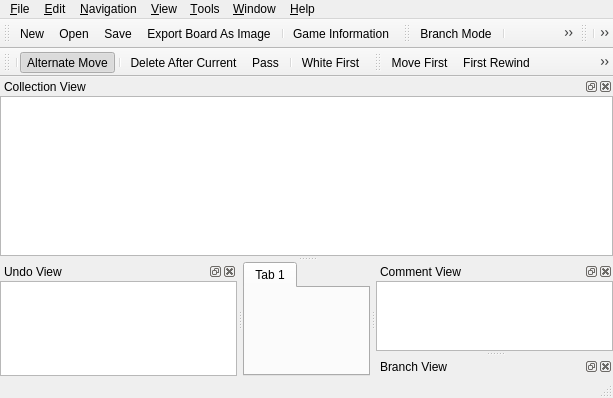
<?xml version="1.0" encoding="UTF-8"?>
<ui version="4.0">
 <class>MainWindow</class>
 <widget class="QMainWindow" name="MainWindow">
  <property name="geometry">
   <rect>
    <x>0</x>
    <y>0</y>
    <width>613</width>
    <height>398</height>
   </rect>
  </property>
  <property name="windowTitle">
   <string>mugo</string>
  </property>
  <property name="windowIcon">
   <iconset resource="mugo.qrc">
    <normaloff>:/pics/mugo.png</normaloff>:/pics/mugo.png</iconset>
  </property>
  <widget class="QWidget" name="centralWidget">
   <layout class="QHBoxLayout" name="horizontalLayout">
    <property name="margin">
     <number>0</number>
    </property>
    <item>
     <widget class="QTabWidget" name="boardTabWidget">
      <widget class="QWidget" name="tab">
       <attribute name="title">
        <string>Tab 1</string>
       </attribute>
      </widget>
     </widget>
    </item>
   </layout>
  </widget>
  <widget class="QMenuBar" name="menuBar">
   <property name="geometry">
    <rect>
     <x>0</x>
     <y>0</y>
     <width>613</width>
     <height>25</height>
    </rect>
   </property>
   <widget class="QMenu" name="menuFile">
    <property name="title">
     <string>&amp;File</string>
    </property>
    <widget class="QMenu" name="menuReload">
     <property name="title">
      <string>Reload</string>
     </property>
     <property name="icon">
      <iconset resource="mugo.qrc">
       <normaloff>:/res/reload.png</normaloff>:/res/reload.png</iconset>
     </property>
     <addaction name="actionEncodingUTF8"/>
     <addaction name="separator"/>
     <addaction name="actionEncodingISO8859_1"/>
     <addaction name="actionEncodingISO8859_15"/>
     <addaction name="actionEncodingWindows_1252"/>
     <addaction name="actionEncodingISO8859_14"/>
     <addaction name="actionEncodingISO8859_7"/>
     <addaction name="actionEncodingWindows_1253"/>
     <addaction name="actionEncodingISO8859_10"/>
     <addaction name="actionEncodingISO8859_3"/>
     <addaction name="separator"/>
     <addaction name="actionEncodingISO8859_4"/>
     <addaction name="actionEncodingISO8859_13"/>
     <addaction name="actionEncodingWindows_1257"/>
     <addaction name="actionEncodingISO8859_2"/>
     <addaction name="actionEncodingWindows_1250"/>
     <addaction name="actionEncodingISO8859_5"/>
     <addaction name="actionEncodingWindows_1251"/>
     <addaction name="actionEncodingKoi8_R"/>
     <addaction name="actionEncodingKoi8_U"/>
     <addaction name="actionEncodingISO8859_16"/>
     <addaction name="separator"/>
     <addaction name="actionEncodingISO8859_11"/>
     <addaction name="actionEncodingISO8859_9"/>
     <addaction name="actionEncodingWindows_1254"/>
     <addaction name="actionEncodingWindows_1258"/>
     <addaction name="separator"/>
     <addaction name="actionEncodingISO8859_6"/>
     <addaction name="actionEncodingWindows_1256"/>
     <addaction name="actionEncodingWindows_1255"/>
     <addaction name="actionEncodingISO8859_8"/>
     <addaction name="separator"/>
     <addaction name="actionEncodingGB2312"/>
     <addaction name="actionEncodingBig5"/>
     <addaction name="separator"/>
     <addaction name="actionEncodingKorean"/>
     <addaction name="separator"/>
     <addaction name="actionEncodingShiftJIS"/>
     <addaction name="actionEncodingJIS"/>
     <addaction name="actionEncodingEucJP"/>
    </widget>
    <widget class="QMenu" name="menuCollection">
     <property name="title">
      <string>Collection</string>
     </property>
     <addaction name="actionCollectionImport"/>
     <addaction name="actionCollectionExtract"/>
    </widget>
    <widget class="QMenu" name="menuRecentFiles">
     <property name="title">
      <string>Recent Files</string>
     </property>
    </widget>
    <addaction name="actionNew"/>
    <addaction name="actionOpen"/>
    <addaction name="menuReload"/>
    <addaction name="actionOpenURL"/>
    <addaction name="separator"/>
    <addaction name="actionCloseTab"/>
    <addaction name="actionCloseAllTabs"/>
    <addaction name="separator"/>
    <addaction name="actionSave"/>
    <addaction name="actionSaveAs"/>
    <addaction name="separator"/>
    <addaction name="actionExportBoardAsImage"/>
    <addaction name="actionExportAsciiToClipboard"/>
    <addaction name="separator"/>
    <addaction name="menuCollection"/>
    <addaction name="separator"/>
    <addaction name="actionPrint"/>
    <addaction name="separator"/>
    <addaction name="menuRecentFiles"/>
    <addaction name="separator"/>
    <addaction name="actionExit"/>
   </widget>
   <widget class="QMenu" name="menuHelp">
    <property name="title">
     <string>&amp;Help</string>
    </property>
    <addaction name="actionAbuot"/>
    <addaction name="actionAboutQt"/>
   </widget>
   <widget class="QMenu" name="menuWindow">
    <property name="title">
     <string>&amp;Window</string>
    </property>
    <widget class="QMenu" name="menuToolbars">
     <property name="title">
      <string>&amp;Toolbars</string>
     </property>
    </widget>
    <addaction name="menuToolbars"/>
    <addaction name="actionPreviousTab"/>
    <addaction name="actionNextTab"/>
    <addaction name="separator"/>
   </widget>
   <widget class="QMenu" name="menuEdit">
    <property name="title">
     <string>&amp;Edit</string>
    </property>
    <widget class="QMenu" name="menuAnnotation">
     <property name="title">
      <string>Annotation</string>
     </property>
     <addaction name="actionHotspot"/>
    </widget>
    <widget class="QMenu" name="menuMove_Annotation">
     <property name="title">
      <string>Move Annotation</string>
     </property>
     <addaction name="actionNoMoveAnnotation"/>
     <addaction name="separator"/>
     <addaction name="actionGoodMove"/>
     <addaction name="actionVeryGoodMove"/>
     <addaction name="actionBadMove"/>
     <addaction name="actionVeryBadMove"/>
     <addaction name="actionDoubtfulMove"/>
     <addaction name="actionInterestingMove"/>
    </widget>
    <widget class="QMenu" name="menuNode_Annotation">
     <property name="title">
      <string>Node Annotation</string>
     </property>
     <addaction name="actionNoNodeAnnotation"/>
     <addaction name="separator"/>
     <addaction name="actionEven"/>
     <addaction name="actionGoodForBlack"/>
     <addaction name="actionVeryGoodForBlack"/>
     <addaction name="actionGoodForWhite"/>
     <addaction name="actionVeryGoodForWhite"/>
     <addaction name="actionUnclear"/>
    </widget>
    <widget class="QMenu" name="menuMove_Number">
     <property name="title">
      <string>Move Number</string>
     </property>
     <addaction name="actionSetMoveNumber"/>
     <addaction name="actionUnsetMoveNumber"/>
    </widget>
    <widget class="QMenu" name="menuStonesAndMarkers">
     <property name="title">
      <string>Stones &amp;&amp; Markers</string>
     </property>
     <addaction name="actionAddBlackStone"/>
     <addaction name="actionAddWhiteStone"/>
     <addaction name="actionAddEmpty"/>
     <addaction name="separator"/>
     <addaction name="actionAddLabel"/>
     <addaction name="actionAddLabelManually"/>
     <addaction name="actionAddCircle"/>
     <addaction name="actionAddCross"/>
     <addaction name="actionAddSquare"/>
     <addaction name="actionAddTriangle"/>
     <addaction name="separator"/>
     <addaction name="actionDeleteMarker"/>
    </widget>
    <addaction name="separator"/>
    <addaction name="actionCopySgfToClipboard"/>
    <addaction name="actionCopyCurrentBranchToClipboard"/>
    <addaction name="actionPasteSgfToNewTab"/>
    <addaction name="actionPasteSgfIntoCollection"/>
    <addaction name="separator"/>
    <addaction name="actionGameInformation"/>
    <addaction name="separator"/>
    <addaction name="actionDeleteAfterCurrent"/>
    <addaction name="actionDeleteCurrentOnly"/>
    <addaction name="actionPass"/>
    <addaction name="separator"/>
    <addaction name="actionAlternateMove"/>
    <addaction name="menuStonesAndMarkers"/>
    <addaction name="separator"/>
    <addaction name="actionEditNodeName"/>
    <addaction name="menuMove_Number"/>
    <addaction name="menuMove_Annotation"/>
    <addaction name="menuNode_Annotation"/>
    <addaction name="menuAnnotation"/>
    <addaction name="separator"/>
    <addaction name="actionWhiteFirst"/>
    <addaction name="separator"/>
    <addaction name="actionRotateSGFClockwise"/>
    <addaction name="actionFlipSgfHorizontally"/>
    <addaction name="actionFlipSgfVertically"/>
   </widget>
   <widget class="QMenu" name="menuNavigation">
    <property name="title">
     <string>&amp;Navigation</string>
    </property>
    <addaction name="actionMoveFirst"/>
    <addaction name="actionFastRewind"/>
    <addaction name="actionMovePrevious"/>
    <addaction name="actionMoveNext"/>
    <addaction name="actionFastForward"/>
    <addaction name="actionMoveLast"/>
    <addaction name="separator"/>
    <addaction name="actionBackToParent"/>
    <addaction name="actionPreviousSibling"/>
    <addaction name="actionNextSibling"/>
    <addaction name="separator"/>
    <addaction name="actionJumpToMoveNumber"/>
    <addaction name="actionJumpToClicked"/>
   </widget>
   <widget class="QMenu" name="menuView">
    <property name="title">
     <string>&amp;View</string>
    </property>
    <widget class="QMenu" name="menuMoveNumber">
     <property name="title">
      <string>Move Number</string>
     </property>
     <addaction name="actionShowMoveNumber"/>
     <addaction name="actionResetMoveNumberInBranch"/>
     <addaction name="separator"/>
     <addaction name="actionNoMoveNumber"/>
     <addaction name="actionLast1Move"/>
     <addaction name="actionLast2Moves"/>
     <addaction name="actionLast5Moves"/>
     <addaction name="actionLast10Moves"/>
     <addaction name="actionLast20Moves"/>
     <addaction name="actionLast50Moves"/>
     <addaction name="actionAllMoves"/>
    </widget>
    <widget class="QMenu" name="menuShowVariations">
     <property name="title">
      <string>Show Variations</string>
     </property>
     <addaction name="actionNoMarkup"/>
     <addaction name="actionShowChildren"/>
     <addaction name="actionShowSiblings"/>
    </widget>
    <addaction name="menuMoveNumber"/>
    <addaction name="actionBranchMode"/>
    <addaction name="separator"/>
    <addaction name="actionShowCoordinate"/>
    <addaction name="actionShowCoordinateWithI"/>
    <addaction name="actionShowMarker"/>
    <addaction name="menuShowVariations"/>
    <addaction name="separator"/>
    <addaction name="actionRotateClockwise"/>
    <addaction name="actionFlipHorizontally"/>
    <addaction name="actionFlipVertically"/>
    <addaction name="actionResetBoard"/>
   </widget>
   <widget class="QMenu" name="menuTools">
    <property name="title">
     <string>&amp;Tools</string>
    </property>
    <addaction name="actionCountTerritory"/>
    <addaction name="actionEstimateScore"/>
    <addaction name="actionPlayWithComputer"/>
    <addaction name="separator"/>
    <addaction name="actionAutomaticReplay"/>
    <addaction name="actionTutorBothSides"/>
    <addaction name="actionTutorOneSide"/>
    <addaction name="separator"/>
    <addaction name="actionPlaySound"/>
    <addaction name="separator"/>
    <addaction name="actionOptions"/>
    <addaction name="actionClearSettings"/>
   </widget>
   <addaction name="menuFile"/>
   <addaction name="menuEdit"/>
   <addaction name="menuNavigation"/>
   <addaction name="menuView"/>
   <addaction name="menuTools"/>
   <addaction name="menuWindow"/>
   <addaction name="menuHelp"/>
  </widget>
  <widget class="QToolBar" name="fileToolBar">
   <property name="windowTitle">
    <string>File Toolbar</string>
   </property>
   <attribute name="toolBarArea">
    <enum>TopToolBarArea</enum>
   </attribute>
   <attribute name="toolBarBreak">
    <bool>false</bool>
   </attribute>
   <addaction name="actionNew"/>
   <addaction name="actionOpen"/>
   <addaction name="actionSave"/>
   <addaction name="actionExportBoardAsImage"/>
   <addaction name="separator"/>
   <addaction name="actionGameInformation"/>
  </widget>
  <widget class="QToolBar" name="viewToolBar">
   <property name="windowTitle">
    <string>View Toolbar</string>
   </property>
   <attribute name="toolBarArea">
    <enum>TopToolBarArea</enum>
   </attribute>
   <attribute name="toolBarBreak">
    <bool>false</bool>
   </attribute>
   <addaction name="actionBranchMode"/>
   <addaction name="separator"/>
   <addaction name="actionRotateClockwise"/>
   <addaction name="actionFlipHorizontally"/>
   <addaction name="actionFlipVertically"/>
   <addaction name="actionResetBoard"/>
  </widget>
  <widget class="QToolBar" name="collectionToolBar">
   <property name="windowTitle">
    <string>Collection Toolbar</string>
   </property>
   <attribute name="toolBarArea">
    <enum>TopToolBarArea</enum>
   </attribute>
   <attribute name="toolBarBreak">
    <bool>false</bool>
   </attribute>
   <addaction name="separator"/>
   <addaction name="actionCollectionImport"/>
   <addaction name="actionCollectionExtract"/>
   <addaction name="separator"/>
   <addaction name="actionCollectionMoveUp"/>
   <addaction name="actionCollectionMoveDown"/>
   <addaction name="actionCollectionDelete"/>
  </widget>
  <widget class="QToolBar" name="editToolBar">
   <property name="windowTitle">
    <string>Edit Toolbar</string>
   </property>
   <attribute name="toolBarArea">
    <enum>TopToolBarArea</enum>
   </attribute>
   <attribute name="toolBarBreak">
    <bool>true</bool>
   </attribute>
   <addaction name="separator"/>
   <addaction name="actionAlternateMove"/>
   <addaction name="separator"/>
   <addaction name="actionDeleteAfterCurrent"/>
   <addaction name="actionPass"/>
   <addaction name="separator"/>
   <addaction name="actionWhiteFirst"/>
  </widget>
  <widget class="QToolBar" name="navigationToolBar">
   <property name="windowTitle">
    <string>Navigation ToolBar</string>
   </property>
   <attribute name="toolBarArea">
    <enum>TopToolBarArea</enum>
   </attribute>
   <attribute name="toolBarBreak">
    <bool>false</bool>
   </attribute>
   <addaction name="actionMoveFirst"/>
   <addaction name="actionFastRewind"/>
   <addaction name="actionMovePrevious"/>
   <addaction name="actionMoveNext"/>
   <addaction name="actionFastForward"/>
   <addaction name="actionMoveLast"/>
   <addaction name="separator"/>
   <addaction name="actionBackToParent"/>
   <addaction name="actionPreviousSibling"/>
   <addaction name="actionNextSibling"/>
   <addaction name="separator"/>
   <addaction name="actionJumpToMoveNumber"/>
   <addaction name="actionJumpToClicked"/>
  </widget>
  <widget class="QStatusBar" name="statusBar"/>
  <widget class="QDockWidget" name="commentDockWidget">
   <property name="windowTitle">
    <string>Comment View</string>
   </property>
   <attribute name="dockWidgetArea">
    <number>2</number>
   </attribute>
   <widget class="QWidget" name="commentDockWidgetContents">
    <layout class="QHBoxLayout" name="horizontalLayout_3">
     <property name="spacing">
      <number>0</number>
     </property>
     <property name="margin">
      <number>0</number>
     </property>
     <item>
      <widget class="QPlainTextEdit" name="commentWidget"/>
     </item>
    </layout>
   </widget>
  </widget>
  <widget class="QDockWidget" name="branchDockWidget">
   <property name="windowTitle">
    <string>Branch View</string>
   </property>
   <attribute name="dockWidgetArea">
    <number>2</number>
   </attribute>
   <widget class="QWidget" name="branchDockWidgetContents">
    <layout class="QHBoxLayout" name="horizontalLayout_4">
     <property name="spacing">
      <number>0</number>
     </property>
     <property name="margin">
      <number>0</number>
     </property>
     <item>
      <widget class="QStackedWidget" name="branchStackedWidget"/>
     </item>
    </layout>
   </widget>
  </widget>
  <widget class="QDockWidget" name="undoDockWidget">
   <property name="windowTitle">
    <string>Undo View</string>
   </property>
   <attribute name="dockWidgetArea">
    <number>1</number>
   </attribute>
   <widget class="QWidget" name="undoDockWidgetContents">
    <layout class="QHBoxLayout" name="horizontalLayout_5">
     <property name="spacing">
      <number>0</number>
     </property>
     <property name="margin">
      <number>0</number>
     </property>
     <item>
      <widget class="QUndoView" name="undoView"/>
     </item>
    </layout>
   </widget>
  </widget>
  <widget class="QDockWidget" name="collectionDockWidget">
   <property name="windowTitle">
    <string>Collection View</string>
   </property>
   <attribute name="dockWidgetArea">
    <number>4</number>
   </attribute>
   <widget class="QWidget" name="dockWidgetContents">
    <layout class="QHBoxLayout" name="horizontalLayout_6">
     <property name="spacing">
      <number>0</number>
     </property>
     <property name="margin">
      <number>0</number>
     </property>
     <item>
      <widget class="QTreeView" name="collectionView">
       <property name="editTriggers">
        <set>QAbstractItemView::NoEditTriggers</set>
       </property>
       <property name="alternatingRowColors">
        <bool>true</bool>
       </property>
       <property name="rootIsDecorated">
        <bool>false</bool>
       </property>
      </widget>
     </item>
    </layout>
   </widget>
  </widget>
  <action name="actionNew">
   <property name="icon">
    <iconset resource="mugo.qrc">
     <normaloff>:/res/filenew.png</normaloff>:/res/filenew.png</iconset>
   </property>
   <property name="text">
    <string>&amp;New</string>
   </property>
  </action>
  <action name="actionOpen">
   <property name="icon">
    <iconset resource="mugo.qrc">
     <normaloff>:/res/fileopen.png</normaloff>:/res/fileopen.png</iconset>
   </property>
   <property name="text">
    <string>&amp;Open...</string>
   </property>
  </action>
  <action name="actionOpenURL">
   <property name="text">
    <string>Open &amp;URL...</string>
   </property>
  </action>
  <action name="actionSave">
   <property name="icon">
    <iconset resource="mugo.qrc">
     <normaloff>:/res/filesave.png</normaloff>:/res/filesave.png</iconset>
   </property>
   <property name="text">
    <string>&amp;Save</string>
   </property>
  </action>
  <action name="actionSaveAs">
   <property name="text">
    <string>Save &amp;As...</string>
   </property>
  </action>
  <action name="actionCloseTab">
   <property name="text">
    <string>Close Tab</string>
   </property>
  </action>
  <action name="actionCloseAllTabs">
   <property name="text">
    <string>Close All Tabs</string>
   </property>
  </action>
  <action name="actionExportBoardAsImage">
   <property name="icon">
    <iconset resource="mugo.qrc">
     <normaloff>:/res/saveimage.png</normaloff>:/res/saveimage.png</iconset>
   </property>
   <property name="text">
    <string>Export Board As Image</string>
   </property>
  </action>
  <action name="actionExportAsciiToClipboard">
   <property name="text">
    <string>Export Ascii To Clipboard</string>
   </property>
  </action>
  <action name="actionCollectionExtract">
   <property name="icon">
    <iconset resource="mugo.qrc">
     <normaloff>:/res/collectionextract.png</normaloff>:/res/collectionextract.png</iconset>
   </property>
   <property name="text">
    <string>Extract</string>
   </property>
  </action>
  <action name="actionCollectionImport">
   <property name="icon">
    <iconset resource="mugo.qrc">
     <normaloff>:/res/collectionimport.png</normaloff>:/res/collectionimport.png</iconset>
   </property>
   <property name="text">
    <string>Import</string>
   </property>
  </action>
  <action name="actionPrint">
   <property name="text">
    <string>Print</string>
   </property>
  </action>
  <action name="actionExit">
   <property name="text">
    <string>E&amp;xit</string>
   </property>
  </action>
  <action name="actionEncodingUTF8">
   <property name="checkable">
    <bool>true</bool>
   </property>
   <property name="checked">
    <bool>true</bool>
   </property>
   <property name="text">
    <string>UTF-8</string>
   </property>
  </action>
  <action name="actionEncodingKoi8_R">
   <property name="checkable">
    <bool>true</bool>
   </property>
   <property name="text">
    <string>Cyrillic (KOI8-R)</string>
   </property>
  </action>
  <action name="actionEncodingKoi8_U">
   <property name="checkable">
    <bool>true</bool>
   </property>
   <property name="text">
    <string>Cyrillic/Ukrainian (KOI8-U)</string>
   </property>
  </action>
  <action name="actionEncodingWindows_1250">
   <property name="checkable">
    <bool>true</bool>
   </property>
   <property name="text">
    <string>Central European (Windows-1250)</string>
   </property>
  </action>
  <action name="actionEncodingWindows_1251">
   <property name="checkable">
    <bool>true</bool>
   </property>
   <property name="text">
    <string>Cyrillic (Windows-1251)</string>
   </property>
  </action>
  <action name="actionEncodingWindows_1252">
   <property name="checkable">
    <bool>true</bool>
   </property>
   <property name="text">
    <string>Western (Windows-1252)</string>
   </property>
  </action>
  <action name="actionEncodingWindows_1253">
   <property name="checkable">
    <bool>true</bool>
   </property>
   <property name="text">
    <string>Greek (Windows-1253)</string>
   </property>
  </action>
  <action name="actionEncodingWindows_1254">
   <property name="checkable">
    <bool>true</bool>
   </property>
   <property name="text">
    <string>Turkish (Windows-1254)</string>
   </property>
  </action>
  <action name="actionEncodingWindows_1255">
   <property name="checkable">
    <bool>true</bool>
   </property>
   <property name="text">
    <string>Hebrew (Windows-1255)</string>
   </property>
  </action>
  <action name="actionEncodingWindows_1256">
   <property name="checkable">
    <bool>true</bool>
   </property>
   <property name="text">
    <string>Arabic (Windows-1256)</string>
   </property>
  </action>
  <action name="actionEncodingWindows_1257">
   <property name="checkable">
    <bool>true</bool>
   </property>
   <property name="text">
    <string>Baltic (Windows-1257)</string>
   </property>
  </action>
  <action name="actionEncodingWindows_1258">
   <property name="checkable">
    <bool>true</bool>
   </property>
   <property name="text">
    <string>Vietnamese (Windows-1258)</string>
   </property>
  </action>
  <action name="actionEncodingISO8859_1">
   <property name="checkable">
    <bool>true</bool>
   </property>
   <property name="text">
    <string>Western (ISO-8859-1)</string>
   </property>
  </action>
  <action name="actionEncodingISO8859_2">
   <property name="checkable">
    <bool>true</bool>
   </property>
   <property name="text">
    <string>Central European (ISO-8859-2)</string>
   </property>
  </action>
  <action name="actionEncodingISO8859_3">
   <property name="checkable">
    <bool>true</bool>
   </property>
   <property name="text">
    <string>South European (ISO-8859-3)</string>
   </property>
  </action>
  <action name="actionEncodingISO8859_4">
   <property name="checkable">
    <bool>true</bool>
   </property>
   <property name="text">
    <string>Baltic (ISO-8859-4)</string>
   </property>
  </action>
  <action name="actionEncodingISO8859_5">
   <property name="checkable">
    <bool>true</bool>
   </property>
   <property name="text">
    <string>Cyrillic (ISO-8859-5)</string>
   </property>
  </action>
  <action name="actionEncodingISO8859_6">
   <property name="checkable">
    <bool>true</bool>
   </property>
   <property name="text">
    <string>Arabic (ISO-8859-6)</string>
   </property>
  </action>
  <action name="actionEncodingISO8859_7">
   <property name="checkable">
    <bool>true</bool>
   </property>
   <property name="text">
    <string>Greek (ISO-8859-7)</string>
   </property>
  </action>
  <action name="actionEncodingISO8859_8">
   <property name="checkable">
    <bool>true</bool>
   </property>
   <property name="text">
    <string>Hebrew Visual (ISO-8859-8)</string>
   </property>
  </action>
  <action name="actionEncodingISO8859_9">
   <property name="checkable">
    <bool>true</bool>
   </property>
   <property name="text">
    <string>Turkish (ISO-8859-9)</string>
   </property>
  </action>
  <action name="actionEncodingISO8859_10">
   <property name="checkable">
    <bool>true</bool>
   </property>
   <property name="text">
    <string>Nordic (ISO-8859-10)</string>
   </property>
  </action>
  <action name="actionEncodingISO8859_11">
   <property name="checkable">
    <bool>true</bool>
   </property>
   <property name="text">
    <string>Thai (ISO-8859-11)</string>
   </property>
  </action>
  <action name="actionEncodingISO8859_13">
   <property name="checkable">
    <bool>true</bool>
   </property>
   <property name="text">
    <string>Baltic (ISO-8859-13)</string>
   </property>
  </action>
  <action name="actionEncodingISO8859_14">
   <property name="checkable">
    <bool>true</bool>
   </property>
   <property name="text">
    <string>Celtic (ISO-8859-14)</string>
   </property>
  </action>
  <action name="actionEncodingISO8859_15">
   <property name="checkable">
    <bool>true</bool>
   </property>
   <property name="text">
    <string>Western (ISO-8859-15)</string>
   </property>
  </action>
  <action name="actionEncodingISO8859_16">
   <property name="checkable">
    <bool>true</bool>
   </property>
   <property name="text">
    <string>Romanian (ISO-8859-16)</string>
   </property>
  </action>
  <action name="actionEncodingGB2312">
   <property name="checkable">
    <bool>true</bool>
   </property>
   <property name="text">
    <string>Chinese Simplified (GB2312)</string>
   </property>
  </action>
  <action name="actionEncodingBig5">
   <property name="checkable">
    <bool>true</bool>
   </property>
   <property name="text">
    <string>Chinese Traditional (Big5)</string>
   </property>
  </action>
  <action name="actionEncodingKorean">
   <property name="checkable">
    <bool>true</bool>
   </property>
   <property name="text">
    <string>Korean (EUC-KR)</string>
   </property>
  </action>
  <action name="actionEncodingShiftJIS">
   <property name="checkable">
    <bool>true</bool>
   </property>
   <property name="text">
    <string>Japanese (Shift_JIS)</string>
   </property>
  </action>
  <action name="actionEncodingJIS">
   <property name="checkable">
    <bool>true</bool>
   </property>
   <property name="text">
    <string>Japanese (ISO-2022-JP)</string>
   </property>
  </action>
  <action name="actionEncodingEucJP">
   <property name="checkable">
    <bool>true</bool>
   </property>
   <property name="text">
    <string>Japanese (EUC)</string>
   </property>
  </action>
  <action name="actionCopySgfToClipboard">
   <property name="text">
    <string>Copy SGF to clipboard</string>
   </property>
  </action>
  <action name="actionCopyCurrentBranchToClipboard">
   <property name="text">
    <string>Copy Current Branch to Clipboard</string>
   </property>
  </action>
  <action name="actionPasteSgfToNewTab">
   <property name="text">
    <string>Paste SGF to New Tab</string>
   </property>
  </action>
  <action name="actionPasteSgfIntoCollection">
   <property name="text">
    <string>Paste SGF into Collection</string>
   </property>
  </action>
  <action name="actionGameInformation">
   <property name="icon">
    <iconset resource="mugo.qrc">
     <normaloff>:/res/gameinfo.png</normaloff>:/res/gameinfo.png</iconset>
   </property>
   <property name="text">
    <string>Game Information</string>
   </property>
  </action>
  <action name="actionDeleteAfterCurrent">
   <property name="icon">
    <iconset resource="mugo.qrc">
     <normaloff>:/res/remove.png</normaloff>:/res/remove.png</iconset>
   </property>
   <property name="text">
    <string>Delete After Current</string>
   </property>
   <property name="shortcut">
    <string>Del</string>
   </property>
  </action>
  <action name="actionDeleteCurrentOnly">
   <property name="icon">
    <iconset resource="mugo.qrc">
     <normaloff>:/res/removeself.png</normaloff>:/res/removeself.png</iconset>
   </property>
   <property name="text">
    <string>Delete Current Only</string>
   </property>
   <property name="shortcut">
    <string>Ctrl+Del</string>
   </property>
  </action>
  <action name="actionPass">
   <property name="icon">
    <iconset resource="mugo.qrc">
     <normaloff>:/res/pass.png</normaloff>:/res/pass.png</iconset>
   </property>
   <property name="text">
    <string>Pass</string>
   </property>
  </action>
  <action name="actionAlternateMove">
   <property name="checkable">
    <bool>true</bool>
   </property>
   <property name="checked">
    <bool>true</bool>
   </property>
   <property name="icon">
    <iconset resource="mugo.qrc">
     <normaloff>:/res/movealternate.png</normaloff>:/res/movealternate.png</iconset>
   </property>
   <property name="text">
    <string>Alternate Move</string>
   </property>
  </action>
  <action name="actionAddBlackStone">
   <property name="checkable">
    <bool>true</bool>
   </property>
   <property name="icon">
    <iconset resource="mugo.qrc">
     <normaloff>:/res/black_128.png</normaloff>:/res/black_128.png</iconset>
   </property>
   <property name="text">
    <string>Add Black Stone</string>
   </property>
  </action>
  <action name="actionAddWhiteStone">
   <property name="checkable">
    <bool>true</bool>
   </property>
   <property name="icon">
    <iconset resource="mugo.qrc">
     <normaloff>:/res/white_128.png</normaloff>:/res/white_128.png</iconset>
   </property>
   <property name="text">
    <string>Add White Stone</string>
   </property>
  </action>
  <action name="actionAddEmpty">
   <property name="checkable">
    <bool>true</bool>
   </property>
   <property name="icon">
    <iconset resource="mugo.qrc">
     <normaloff>:/res/empty.png</normaloff>:/res/empty.png</iconset>
   </property>
   <property name="text">
    <string>Add Empty</string>
   </property>
  </action>
  <action name="actionAddLabel">
   <property name="checkable">
    <bool>true</bool>
   </property>
   <property name="icon">
    <iconset resource="mugo.qrc">
     <normaloff>:/res/text.png</normaloff>:/res/text.png</iconset>
   </property>
   <property name="text">
    <string>Add Label</string>
   </property>
  </action>
  <action name="actionAddLabelManually">
   <property name="checkable">
    <bool>true</bool>
   </property>
   <property name="icon">
    <iconset resource="mugo.qrc">
     <normaloff>:/res/text2.png</normaloff>:/res/text2.png</iconset>
   </property>
   <property name="text">
    <string>Add Label Manually</string>
   </property>
  </action>
  <action name="actionAddCircle">
   <property name="checkable">
    <bool>true</bool>
   </property>
   <property name="icon">
    <iconset resource="mugo.qrc">
     <normaloff>:/res/circle.png</normaloff>:/res/circle.png</iconset>
   </property>
   <property name="text">
    <string>Add Circle</string>
   </property>
  </action>
  <action name="actionAddCross">
   <property name="checkable">
    <bool>true</bool>
   </property>
   <property name="icon">
    <iconset resource="mugo.qrc">
     <normaloff>:/res/cross.png</normaloff>:/res/cross.png</iconset>
   </property>
   <property name="text">
    <string>Add Cross</string>
   </property>
  </action>
  <action name="actionAddSquare">
   <property name="checkable">
    <bool>true</bool>
   </property>
   <property name="icon">
    <iconset resource="mugo.qrc">
     <normaloff>:/res/square.png</normaloff>:/res/square.png</iconset>
   </property>
   <property name="text">
    <string>Add Square</string>
   </property>
  </action>
  <action name="actionAddTriangle">
   <property name="checkable">
    <bool>true</bool>
   </property>
   <property name="icon">
    <iconset resource="mugo.qrc">
     <normaloff>:/res/triangle.png</normaloff>:/res/triangle.png</iconset>
   </property>
   <property name="text">
    <string>Add Triangle</string>
   </property>
  </action>
  <action name="actionDeleteMarker">
   <property name="checkable">
    <bool>true</bool>
   </property>
   <property name="icon">
    <iconset resource="mugo.qrc">
     <normaloff>:/res/rubbereraser.png</normaloff>:/res/rubbereraser.png</iconset>
   </property>
   <property name="text">
    <string>Delete Marker</string>
   </property>
  </action>
  <action name="actionEditNodeName">
   <property name="text">
    <string>Edit Node Name</string>
   </property>
  </action>
  <action name="actionSetMoveNumber">
   <property name="text">
    <string>Set Move Number</string>
   </property>
  </action>
  <action name="actionUnsetMoveNumber">
   <property name="text">
    <string>Unset Move Number</string>
   </property>
  </action>
  <action name="actionGoodMove">
   <property name="checkable">
    <bool>true</bool>
   </property>
   <property name="text">
    <string>Good Move</string>
   </property>
  </action>
  <action name="actionVeryGoodMove">
   <property name="checkable">
    <bool>true</bool>
   </property>
   <property name="text">
    <string>Very Good Move</string>
   </property>
  </action>
  <action name="actionBadMove">
   <property name="checkable">
    <bool>true</bool>
   </property>
   <property name="text">
    <string>Bad Move</string>
   </property>
  </action>
  <action name="actionVeryBadMove">
   <property name="checkable">
    <bool>true</bool>
   </property>
   <property name="text">
    <string>Very Bad Move</string>
   </property>
  </action>
  <action name="actionDoubtfulMove">
   <property name="checkable">
    <bool>true</bool>
   </property>
   <property name="text">
    <string>Doubtful Move</string>
   </property>
  </action>
  <action name="actionInterestingMove">
   <property name="checkable">
    <bool>true</bool>
   </property>
   <property name="text">
    <string>Interesting Move</string>
   </property>
  </action>
  <action name="actionEven">
   <property name="checkable">
    <bool>true</bool>
   </property>
   <property name="text">
    <string>Even</string>
   </property>
  </action>
  <action name="actionGoodForBlack">
   <property name="checkable">
    <bool>true</bool>
   </property>
   <property name="text">
    <string>Good for Black</string>
   </property>
  </action>
  <action name="actionVeryGoodForBlack">
   <property name="checkable">
    <bool>true</bool>
   </property>
   <property name="text">
    <string>Very Good for Black</string>
   </property>
  </action>
  <action name="actionGoodForWhite">
   <property name="checkable">
    <bool>true</bool>
   </property>
   <property name="text">
    <string>Good for White</string>
   </property>
  </action>
  <action name="actionVeryGoodForWhite">
   <property name="checkable">
    <bool>true</bool>
   </property>
   <property name="text">
    <string>Very Good for White</string>
   </property>
  </action>
  <action name="actionUnclear">
   <property name="checkable">
    <bool>true</bool>
   </property>
   <property name="text">
    <string>Unclear</string>
   </property>
  </action>
  <action name="actionHotspot">
   <property name="checkable">
    <bool>true</bool>
   </property>
   <property name="text">
    <string>Hotspot</string>
   </property>
  </action>
  <action name="actionNoMoveAnnotation">
   <property name="checkable">
    <bool>true</bool>
   </property>
   <property name="text">
    <string>No Annotation</string>
   </property>
  </action>
  <action name="actionNoNodeAnnotation">
   <property name="checkable">
    <bool>true</bool>
   </property>
   <property name="text">
    <string>No Annotation</string>
   </property>
  </action>
  <action name="actionWhiteFirst">
   <property name="checkable">
    <bool>true</bool>
   </property>
   <property name="icon">
    <iconset resource="mugo.qrc">
     <normaloff>:/res/whitefirst.png</normaloff>:/res/whitefirst.png</iconset>
   </property>
   <property name="text">
    <string>White First</string>
   </property>
  </action>
  <action name="actionRotateSGFClockwise">
   <property name="icon">
    <iconset resource="mugo.qrc">
     <normaloff>:/res/rotateright.png</normaloff>:/res/rotateright.png</iconset>
   </property>
   <property name="text">
    <string>Rotate SGF Clockwise</string>
   </property>
  </action>
  <action name="actionFlipSgfHorizontally">
   <property name="icon">
    <iconset resource="mugo.qrc">
     <normaloff>:/res/fliphorizontally.png</normaloff>:/res/fliphorizontally.png</iconset>
   </property>
   <property name="text">
    <string>Flip SGF Horizontally</string>
   </property>
  </action>
  <action name="actionFlipSgfVertically">
   <property name="icon">
    <iconset resource="mugo.qrc">
     <normaloff>:/res/flipvertically.png</normaloff>:/res/flipvertically.png</iconset>
   </property>
   <property name="text">
    <string>Flip SGF Vertically</string>
   </property>
  </action>
  <action name="actionMoveFirst">
   <property name="icon">
    <iconset resource="mugo.qrc">
     <normaloff>:/res/movefirst.png</normaloff>:/res/movefirst.png</iconset>
   </property>
   <property name="text">
    <string>Move First</string>
   </property>
  </action>
  <action name="actionFastRewind">
   <property name="icon">
    <iconset resource="mugo.qrc">
     <normaloff>:/res/fastrewind.png</normaloff>:/res/fastrewind.png</iconset>
   </property>
   <property name="text">
    <string>First Rewind</string>
   </property>
  </action>
  <action name="actionMovePrevious">
   <property name="icon">
    <iconset resource="mugo.qrc">
     <normaloff>:/res/moveprev.png</normaloff>:/res/moveprev.png</iconset>
   </property>
   <property name="text">
    <string>Move Previous</string>
   </property>
  </action>
  <action name="actionMoveLast">
   <property name="icon">
    <iconset resource="mugo.qrc">
     <normaloff>:/res/movelast.png</normaloff>:/res/movelast.png</iconset>
   </property>
   <property name="text">
    <string>Move Last</string>
   </property>
  </action>
  <action name="actionFastForward">
   <property name="icon">
    <iconset resource="mugo.qrc">
     <normaloff>:/res/fastforward.png</normaloff>:/res/fastforward.png</iconset>
   </property>
   <property name="text">
    <string>Fast Forward</string>
   </property>
  </action>
  <action name="actionMoveNext">
   <property name="icon">
    <iconset resource="mugo.qrc">
     <normaloff>:/res/movenext.png</normaloff>:/res/movenext.png</iconset>
   </property>
   <property name="text">
    <string>Move Next</string>
   </property>
  </action>
  <action name="actionBackToParent">
   <property name="icon">
    <iconset resource="mugo.qrc">
     <normaloff>:/res/backparent.png</normaloff>:/res/backparent.png</iconset>
   </property>
   <property name="text">
    <string>Back to Parent</string>
   </property>
  </action>
  <action name="actionPreviousSibling">
   <property name="icon">
    <iconset resource="mugo.qrc">
     <normaloff>:/res/prevbranch.png</normaloff>:/res/prevbranch.png</iconset>
   </property>
   <property name="text">
    <string>Previous Sibling</string>
   </property>
  </action>
  <action name="actionNextSibling">
   <property name="icon">
    <iconset resource="mugo.qrc">
     <normaloff>:/res/nextbranch.png</normaloff>:/res/nextbranch.png</iconset>
   </property>
   <property name="text">
    <string>Next Sibling</string>
   </property>
  </action>
  <action name="actionJumpToMoveNumber">
   <property name="icon">
    <iconset resource="mugo.qrc">
     <normaloff>:/res/jumptonumber.png</normaloff>:/res/jumptonumber.png</iconset>
   </property>
   <property name="text">
    <string>Jump to Move Number</string>
   </property>
  </action>
  <action name="actionJumpToClicked">
   <property name="checkable">
    <bool>true</bool>
   </property>
   <property name="icon">
    <iconset resource="mugo.qrc">
     <normaloff>:/res/jumptoclicked.png</normaloff>:/res/jumptoclicked.png</iconset>
   </property>
   <property name="text">
    <string>Jump to Clicked</string>
   </property>
  </action>
  <action name="actionShowMoveNumber">
   <property name="checkable">
    <bool>true</bool>
   </property>
   <property name="text">
    <string>Show Move Number</string>
   </property>
  </action>
  <action name="actionResetMoveNumberInBranch">
   <property name="checkable">
    <bool>true</bool>
   </property>
   <property name="text">
    <string>Reset Move Number in Branch</string>
   </property>
  </action>
  <action name="actionNoMoveNumber">
   <property name="checkable">
    <bool>true</bool>
   </property>
   <property name="text">
    <string>No Move Number</string>
   </property>
  </action>
  <action name="actionLast1Move">
   <property name="checkable">
    <bool>true</bool>
   </property>
   <property name="text">
    <string>Last 1 Move</string>
   </property>
  </action>
  <action name="actionLast2Moves">
   <property name="checkable">
    <bool>true</bool>
   </property>
   <property name="text">
    <string>Last 2 Moves</string>
   </property>
  </action>
  <action name="actionLast5Moves">
   <property name="checkable">
    <bool>true</bool>
   </property>
   <property name="text">
    <string>Last 5 Moves</string>
   </property>
  </action>
  <action name="actionLast10Moves">
   <property name="checkable">
    <bool>true</bool>
   </property>
   <property name="text">
    <string>Last 10 Moves</string>
   </property>
  </action>
  <action name="actionLast20Moves">
   <property name="checkable">
    <bool>true</bool>
   </property>
   <property name="text">
    <string>Last 20 Moves</string>
   </property>
  </action>
  <action name="actionLast50Moves">
   <property name="checkable">
    <bool>true</bool>
   </property>
   <property name="text">
    <string>Last 50 Moves</string>
   </property>
  </action>
  <action name="actionAllMoves">
   <property name="checkable">
    <bool>true</bool>
   </property>
   <property name="text">
    <string>All Moves</string>
   </property>
  </action>
  <action name="actionBranchMode">
   <property name="checkable">
    <bool>true</bool>
   </property>
   <property name="icon">
    <iconset resource="mugo.qrc">
     <normaloff>:/res/branchmode.png</normaloff>:/res/branchmode.png</iconset>
   </property>
   <property name="text">
    <string>Branch Mode</string>
   </property>
  </action>
  <action name="actionShowCoordinate">
   <property name="checkable">
    <bool>true</bool>
   </property>
   <property name="text">
    <string>Show Coordinate</string>
   </property>
  </action>
  <action name="actionShowCoordinateWithI">
   <property name="checkable">
    <bool>true</bool>
   </property>
   <property name="text">
    <string>Show Coordinate With I</string>
   </property>
  </action>
  <action name="actionShowMarker">
   <property name="checkable">
    <bool>true</bool>
   </property>
   <property name="text">
    <string>Show Marker</string>
   </property>
  </action>
  <action name="actionNoMarkup">
   <property name="checkable">
    <bool>true</bool>
   </property>
   <property name="text">
    <string>No Markup</string>
   </property>
  </action>
  <action name="actionShowChildren">
   <property name="checkable">
    <bool>true</bool>
   </property>
   <property name="text">
    <string>Show Children</string>
   </property>
  </action>
  <action name="actionShowSiblings">
   <property name="checkable">
    <bool>true</bool>
   </property>
   <property name="text">
    <string>Show Siblings</string>
   </property>
  </action>
  <action name="actionRotateClockwise">
   <property name="checkable">
    <bool>true</bool>
   </property>
   <property name="icon">
    <iconset resource="mugo.qrc">
     <normaloff>:/res/rotateright.png</normaloff>:/res/rotateright.png</iconset>
   </property>
   <property name="text">
    <string>Rotate Clockwise</string>
   </property>
  </action>
  <action name="actionFlipHorizontally">
   <property name="checkable">
    <bool>true</bool>
   </property>
   <property name="icon">
    <iconset resource="mugo.qrc">
     <normaloff>:/res/fliphorizontally.png</normaloff>:/res/fliphorizontally.png</iconset>
   </property>
   <property name="text">
    <string>Flip Horizontally</string>
   </property>
  </action>
  <action name="actionFlipVertically">
   <property name="checkable">
    <bool>true</bool>
   </property>
   <property name="icon">
    <iconset resource="mugo.qrc">
     <normaloff>:/res/flipvertically.png</normaloff>:/res/flipvertically.png</iconset>
   </property>
   <property name="text">
    <string>Flip Vertically</string>
   </property>
  </action>
  <action name="actionResetBoard">
   <property name="icon">
    <iconset resource="mugo.qrc">
     <normaloff>:/res/resetboard.png</normaloff>:/res/resetboard.png</iconset>
   </property>
   <property name="text">
    <string>Reset Board</string>
   </property>
  </action>
  <action name="actionCountTerritory">
   <property name="checkable">
    <bool>true</bool>
   </property>
   <property name="text">
    <string>Count Territory</string>
   </property>
  </action>
  <action name="actionEstimateScore">
   <property name="text">
    <string>Estimate Score</string>
   </property>
  </action>
  <action name="actionPlayWithComputer">
   <property name="text">
    <string>Play With Computer</string>
   </property>
  </action>
  <action name="actionAutomaticReplay">
   <property name="checkable">
    <bool>true</bool>
   </property>
   <property name="text">
    <string>Automatic Replay</string>
   </property>
  </action>
  <action name="actionTutorBothSides">
   <property name="checkable">
    <bool>true</bool>
   </property>
   <property name="text">
    <string>Tutor Both Sides</string>
   </property>
  </action>
  <action name="actionTutorOneSide">
   <property name="checkable">
    <bool>true</bool>
   </property>
   <property name="text">
    <string>Tutor One Side</string>
   </property>
  </action>
  <action name="actionPlaySound">
   <property name="checkable">
    <bool>true</bool>
   </property>
   <property name="icon">
    <iconset resource="mugo.qrc">
     <normaloff>:/res/sound.png</normaloff>:/res/sound.png</iconset>
   </property>
   <property name="text">
    <string>Play Sound</string>
   </property>
  </action>
  <action name="actionOptions">
   <property name="icon">
    <iconset resource="mugo.qrc">
     <normaloff>:/res/options.png</normaloff>:/res/options.png</iconset>
   </property>
   <property name="text">
    <string>Options...</string>
   </property>
  </action>
  <action name="actionClearSettings">
   <property name="text">
    <string>Clear Settings</string>
   </property>
  </action>
  <action name="actionPreviousTab">
   <property name="text">
    <string>Previous Tab</string>
   </property>
  </action>
  <action name="actionNextTab">
   <property name="text">
    <string>Next Tab</string>
   </property>
  </action>
  <action name="actionAbuot">
   <property name="text">
    <string>Abuot...</string>
   </property>
  </action>
  <action name="actionAboutQt">
   <property name="text">
    <string>About Qt...</string>
   </property>
  </action>
  <action name="actionCollectionDelete">
   <property name="icon">
    <iconset resource="mugo.qrc">
     <normaloff>:/res/removeself.png</normaloff>:/res/removeself.png</iconset>
   </property>
   <property name="text">
    <string>Delete</string>
   </property>
  </action>
  <action name="actionCollectionMoveUp">
   <property name="icon">
    <iconset resource="mugo.qrc">
     <normaloff>:/res/collectionup.png</normaloff>:/res/collectionup.png</iconset>
   </property>
   <property name="text">
    <string>Move Up</string>
   </property>
  </action>
  <action name="actionCollectionMoveDown">
   <property name="icon">
    <iconset resource="mugo.qrc">
     <normaloff>:/res/collectiondown.png</normaloff>:/res/collectiondown.png</iconset>
   </property>
   <property name="text">
    <string>Move Down</string>
   </property>
  </action>
 </widget>
 <layoutdefault spacing="6" margin="11"/>
 <customwidgets>
  <customwidget>
   <class>QUndoView</class>
   <extends>QListView</extends>
   <header>qundoview.h</header>
  </customwidget>
 </customwidgets>
 <resources>
  <include location="mugo.qrc"/>
 </resources>
 <connections/>
</ui>
